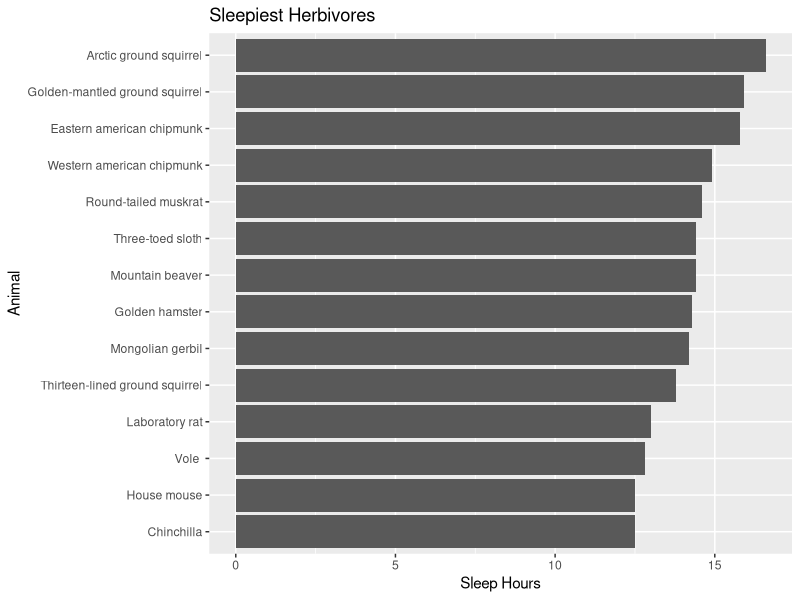

The R source for this figure:
## ---- chunk 1
library(tidyverse)
## ---- chunk 2
sleepy_herbivores <- msleep %>%
  filter(vore == "herbi", sleep_total > 12) %>%
  select(name, vore, sleep_total)
## ---- chunk 3
sleepy_herbivores
## ---- chunk 4
sleepy_herbivores_sorted <- sleepy_herbivores %>%
  arrange(desc(sleep_total))

sleepy_herbivores_sorted
## ---- chunk 5
sleepy_herbivores_summary <- sleepy_herbivores %>%
  summarise(average_sleep = mean(sleep_total))

sleepy_herbivores_summary
## ---- chunk 6
ggplot(sleepy_herbivores_sorted, aes(x = reorder(name, sleep_total), y = sleep_total)) +
  geom_col() +
  coord_flip() +
  labs(
    title = "Sleepiest Herbivores",
    x = "Animal",
    y = "Sleep Hours"
  )
